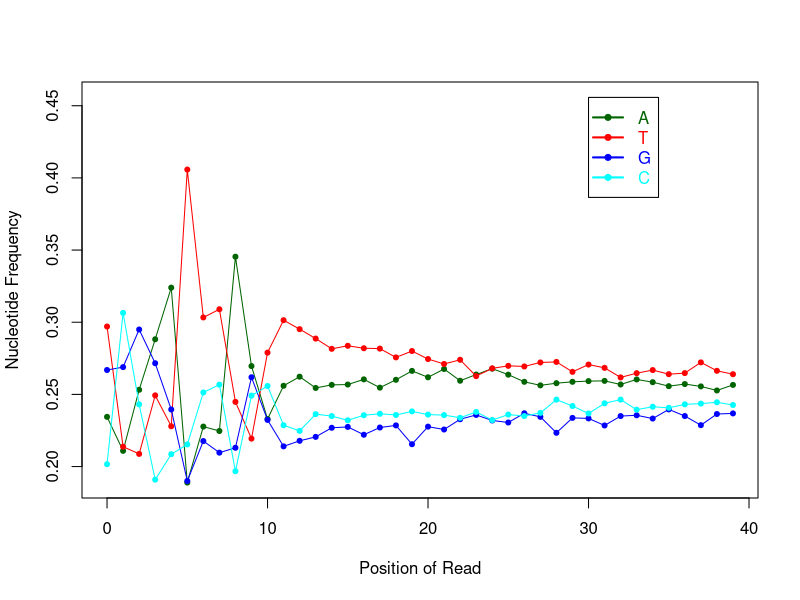

This chart was generated by the following R code:
position=c(0,1,2,3,4,5,6,7,8,9,10,11,12,13,14,15,16,17,18,19,20,21,22,23,24,25,26,27,28,29,30,31,32,33,34,35,36,37,38,39)
A_count=c(9142,8224,9873,11236,12633,7366,8879,8760,13469,10514,9084,9982,10227,9923,10006,10015,10155,9931,10143,10384,10211,10435,10118,10285,10444,10282,10089,9993,10052,10089,10108,10114,10017,10153,10079,9971,10028,9964,9854,10005)
C_count=c(7863,11951,9480,7444,8133,8397,9801,10012,7673,9716,9976,8916,8763,9215,9163,9049,9186,9225,9193,9289,9203,9190,9117,9275,9055,9204,9164,9249,9607,9435,9233,9507,9608,9336,9415,9387,9480,9499,9535,9462)
G_count=c(10408,10486,11502,10589,9342,7410,8488,8175,8307,10212,9059,8345,8495,8601,8847,8870,8659,8854,8911,8403,8878,8800,9077,9194,9044,8990,9239,9142,8711,9114,9100,8909,9163,9185,9096,9343,9164,8917,9218,9235)
T_count=c(11583,8335,8141,9720,8888,15823,11828,12049,9547,8554,10877,11753,11511,11257,10980,11062,10996,10986,10749,10920,10704,10571,10684,10242,10452,10520,10504,10612,10626,10358,10555,10466,10208,10322,10406,10295,10324,10613,10385,10294)
N_count=c(0,0,0,7,0,0,0,0,0,0,0,0,0,0,0,0,0,0,0,0,0,0,0,0,1,0,0,0,0,0,0,0,0,0,0,0,0,3,4,0)
X_count=c(0,0,0,0,0,0,0,0,0,0,0,0,0,0,0,0,0,0,0,0,0,0,0,0,0,0,0,0,0,0,0,0,0,0,0,0,0,0,0,0)
total= A_count + C_count + G_count + T_count
ym=max(A_count/total,C_count/total,G_count/total,T_count/total) + 0.05
yn=min(A_count/total,C_count/total,G_count/total,T_count/total)
pdf("/Users/olgabotvinnik/workspace/rna-seq-diff-exprn/test-results/rseqc/PrEC_1/rseqc.NVC_plot.pdf")
plot(position,A_count/total,type="o",pch=20,ylim=c(yn,ym),col="dark green",xlab="Position of Read",ylab="Nucleotide Frequency")
lines(position,T_count/total,type="o",pch=20,col="red")
lines(position,G_count/total,type="o",pch=20,col="blue")
lines(position,C_count/total,type="o",pch=20,col="cyan")
legend(30,ym,legend=c("A","T","G","C"),col=c("dark green","red","blue","cyan"),lwd=2,pch=20,text.col=c("dark green","red","blue","cyan"))
dev.off()
